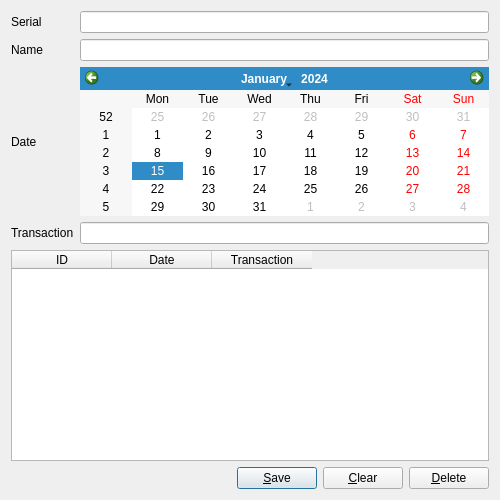
<?xml version="1.0" encoding="UTF-8"?>
<ui version="4.0">
 <class>EditTransactionDialog</class>
 <widget class="QDialog" name="EditTransactionDialog">
  <property name="geometry">
   <rect>
    <x>0</x>
    <y>0</y>
    <width>500</width>
    <height>500</height>
   </rect>
  </property>
  <property name="windowTitle">
   <string>Edit Transaction</string>
  </property>
  <layout class="QGridLayout" name="gridLayout">
   <item row="0" column="0">
    <widget class="QLabel" name="label">
     <property name="text">
      <string>Serial</string>
     </property>
    </widget>
   </item>
   <item row="0" column="1">
    <widget class="QLineEdit" name="serialEdit">
     <property name="inputMask">
      <string>9999; </string>
     </property>
     <property name="alignment">
      <set>Qt::AlignRight|Qt::AlignTrailing|Qt::AlignVCenter</set>
     </property>
    </widget>
   </item>
   <item row="1" column="0">
    <widget class="QLabel" name="label_2">
     <property name="text">
      <string>Name</string>
     </property>
    </widget>
   </item>
   <item row="1" column="1">
    <widget class="QLineEdit" name="nameEdit">
     <property name="enabled">
      <bool>true</bool>
     </property>
     <property name="readOnly">
      <bool>true</bool>
     </property>
    </widget>
   </item>
   <item row="2" column="0">
    <widget class="QLabel" name="label_4">
     <property name="text">
      <string>Date</string>
     </property>
    </widget>
   </item>
   <item row="2" column="1">
    <widget class="QCalendarWidget" name="dateCalendar">
     <property name="sizePolicy">
      <sizepolicy hsizetype="Preferred" vsizetype="Fixed">
       <horstretch>0</horstretch>
       <verstretch>0</verstretch>
      </sizepolicy>
     </property>
    </widget>
   </item>
   <item row="3" column="0">
    <widget class="QLabel" name="label_3">
     <property name="text">
      <string>Transaction</string>
     </property>
    </widget>
   </item>
   <item row="3" column="1">
    <widget class="QLineEdit" name="transactionEdit"/>
   </item>
   <item row="4" column="0" colspan="2">
    <widget class="QTableWidget" name="tableWidget">
     <property name="editTriggers">
      <set>QAbstractItemView::NoEditTriggers</set>
     </property>
     <property name="alternatingRowColors">
      <bool>true</bool>
     </property>
     <property name="selectionMode">
      <enum>QAbstractItemView::SingleSelection</enum>
     </property>
     <property name="selectionBehavior">
      <enum>QAbstractItemView::SelectRows</enum>
     </property>
     <property name="horizontalScrollMode">
      <enum>QAbstractItemView::ScrollPerPixel</enum>
     </property>
     <attribute name="verticalHeaderVisible">
      <bool>true</bool>
     </attribute>
     <column>
      <property name="text">
       <string>ID</string>
      </property>
     </column>
     <column>
      <property name="text">
       <string>Date</string>
      </property>
     </column>
     <column>
      <property name="text">
       <string>Transaction</string>
      </property>
     </column>
    </widget>
   </item>
   <item row="5" column="0" colspan="2">
    <layout class="QHBoxLayout" name="horizontalLayout">
     <item>
      <spacer name="horizontalSpacer">
       <property name="orientation">
        <enum>Qt::Horizontal</enum>
       </property>
       <property name="sizeHint" stdset="0">
        <size>
         <width>40</width>
         <height>20</height>
        </size>
       </property>
      </spacer>
     </item>
     <item>
      <widget class="QPushButton" name="saveButton">
       <property name="text">
        <string>&amp;Save</string>
       </property>
       <property name="icon">
        <iconset resource="../res/dailycollection.qrc">
         <normaloff>:/Add.png</normaloff>:/Add.png</iconset>
       </property>
      </widget>
     </item>
     <item>
      <widget class="QPushButton" name="clearButton">
       <property name="text">
        <string>&amp;Clear</string>
       </property>
       <property name="icon">
        <iconset resource="../res/dailycollection.qrc">
         <normaloff>:/Subtract.png</normaloff>:/Subtract.png</iconset>
       </property>
      </widget>
     </item>
     <item>
      <widget class="QPushButton" name="deleteButton">
       <property name="text">
        <string>&amp;Delete</string>
       </property>
       <property name="icon">
        <iconset resource="../res/dailycollection.qrc">
         <normaloff>:/Exit.png</normaloff>:/Exit.png</iconset>
       </property>
      </widget>
     </item>
    </layout>
   </item>
  </layout>
 </widget>
 <resources>
  <include location="../res/dailycollection.qrc"/>
 </resources>
 <connections/>
</ui>
